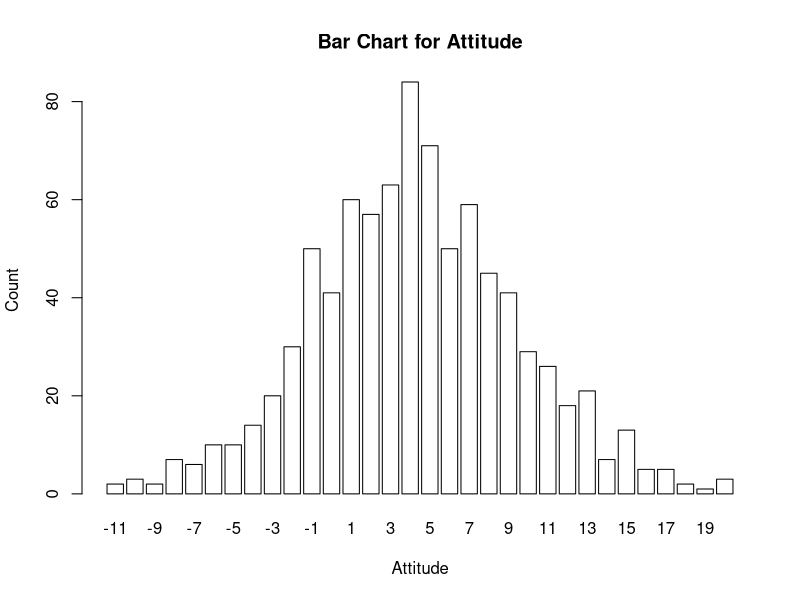

The R script that drew this image: (Note: this script raises an error after producing the figure.)

# Read the data from guna.csv
data <- read.csv("guna1.csv")
summary(data)
bar_chart_attitude <- table(data$Attitude)
barplot(bar_chart_attitude, main = "Bar Chart for Attitude", xlab = "Attitude", ylab = "Count", col = colors, beside = TRUE)
# Add the legend to the chart
legend("topright", bar_chart_attitude, cex = 0.7, fill = colors)

box_plot_attitude <- boxplot(data$Attitude, main = "Box Plot for Attitude", ylab = "Attitude")

pie_chart_attitude <- table(data$Attitude)
pie(pie_chart_attitude, main = "Pie Chart for Attitude")

histogram_attitude <- hist(data$Attitude, main = "Histogram for Attitude", xlab = "Attitude", ylab = "Frequency")

line_plot_attitude <- plot(data$Apptitude, type = "l", main = "Line Plot for Attitude Over Apptitude", xlab = "Apptitude", ylab = "Attitude")
lines(data$guna, type = "o", col = "blue")
lines(data$Attitude,, type = "o", col = "green")
